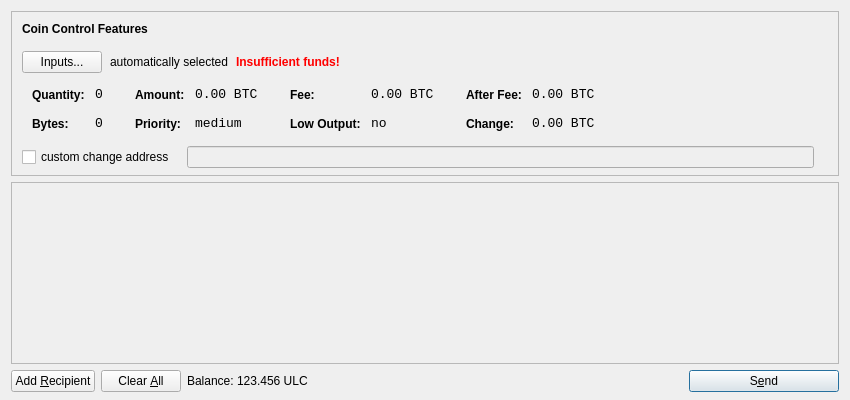
<?xml version="1.0" encoding="UTF-8"?>
<ui version="4.0">
 <class>SendCoinsDialog</class>
 <widget class="QDialog" name="SendCoinsDialog">
  <property name="geometry">
   <rect>
    <x>0</x>
    <y>0</y>
    <width>850</width>
    <height>400</height>
   </rect>
  </property>
  <property name="windowTitle">
   <string>Send Coins</string>
  </property>
  <layout class="QVBoxLayout" name="verticalLayout" stretch="0,1,0">
   <property name="bottomMargin">
    <number>8</number>
   </property>
   <item>
    <widget class="QFrame" name="frameCoinControl">
     <property name="sizePolicy">
      <sizepolicy hsizetype="Expanding" vsizetype="Expanding">
       <horstretch>0</horstretch>
       <verstretch>0</verstretch>
      </sizepolicy>
     </property>
     <property name="maximumSize">
      <size>
       <width>16777215</width>
       <height>16777215</height>
      </size>
     </property>
     <property name="frameShape">
      <enum>QFrame::StyledPanel</enum>
     </property>
     <property name="frameShadow">
      <enum>QFrame::Sunken</enum>
     </property>
     <layout class="QVBoxLayout" name="verticalLayoutCoinControl2">
      <property name="spacing">
       <number>-1</number>
      </property>
      <property name="leftMargin">
       <number>0</number>
      </property>
      <property name="topMargin">
       <number>0</number>
      </property>
      <property name="rightMargin">
       <number>0</number>
      </property>
      <property name="bottomMargin">
       <number>6</number>
      </property>
      <item>
       <layout class="QVBoxLayout" name="verticalLayoutCoinControl" stretch="0,0,0,0,1">
        <property name="spacing">
         <number>0</number>
        </property>
        <property name="leftMargin">
         <number>10</number>
        </property>
        <property name="topMargin">
         <number>10</number>
        </property>
        <item>
         <layout class="QHBoxLayout" name="horizontalLayoutCoinControl1">
          <property name="bottomMargin">
           <number>15</number>
          </property>
          <item>
           <widget class="QLabel" name="labelCoinControlFeatures">
            <property name="sizePolicy">
             <sizepolicy hsizetype="Preferred" vsizetype="Maximum">
              <horstretch>0</horstretch>
              <verstretch>0</verstretch>
             </sizepolicy>
            </property>
            <property name="font">
             <font>
              <weight>75</weight>
              <bold>true</bold>
             </font>
            </property>
            <property name="styleSheet">
             <string notr="true">font-weight:bold;</string>
            </property>
            <property name="text">
             <string>Coin Control Features</string>
            </property>
           </widget>
          </item>
         </layout>
        </item>
        <item>
         <layout class="QHBoxLayout" name="horizontalLayoutCoinControl2" stretch="0,0,0,0">
          <property name="spacing">
           <number>8</number>
          </property>
          <property name="bottomMargin">
           <number>10</number>
          </property>
          <item>
           <widget class="QPushButton" name="pushButtonCoinControl">
            <property name="styleSheet">
             <string notr="true"/>
            </property>
            <property name="text">
             <string>Inputs...</string>
            </property>
           </widget>
          </item>
          <item>
           <widget class="QLabel" name="labelCoinControlAutomaticallySelected">
            <property name="text">
             <string>automatically selected</string>
            </property>
            <property name="margin">
             <number>5</number>
            </property>
           </widget>
          </item>
          <item>
           <widget class="QLabel" name="labelCoinControlInsuffFunds">
            <property name="font">
             <font>
              <weight>75</weight>
              <bold>true</bold>
             </font>
            </property>
            <property name="styleSheet">
             <string notr="true">color:red;font-weight:bold;</string>
            </property>
            <property name="text">
             <string>Insufficient funds!</string>
            </property>
            <property name="margin">
             <number>5</number>
            </property>
           </widget>
          </item>
          <item>
           <spacer name="horizontalSpacerCoinControl">
            <property name="orientation">
             <enum>Qt::Horizontal</enum>
            </property>
            <property name="sizeHint" stdset="0">
             <size>
              <width>40</width>
              <height>1</height>
             </size>
            </property>
           </spacer>
          </item>
         </layout>
        </item>
        <item>
         <widget class="QWidget" name="widgetCoinControl" native="true">
          <property name="sizePolicy">
           <sizepolicy hsizetype="Preferred" vsizetype="Preferred">
            <horstretch>0</horstretch>
            <verstretch>0</verstretch>
           </sizepolicy>
          </property>
          <property name="minimumSize">
           <size>
            <width>0</width>
            <height>0</height>
           </size>
          </property>
          <property name="styleSheet">
           <string notr="true"/>
          </property>
          <layout class="QHBoxLayout" name="horizontalLayoutCoinControl5">
           <property name="margin">
            <number>0</number>
           </property>
           <item>
            <layout class="QHBoxLayout" name="horizontalLayoutCoinControl3" stretch="0,0,0,1">
             <property name="spacing">
              <number>20</number>
             </property>
             <property name="topMargin">
              <number>0</number>
             </property>
             <property name="bottomMargin">
              <number>10</number>
             </property>
             <item>
              <layout class="QFormLayout" name="formLayoutCoinControl1">
               <property name="horizontalSpacing">
                <number>10</number>
               </property>
               <property name="verticalSpacing">
                <number>14</number>
               </property>
               <property name="leftMargin">
                <number>10</number>
               </property>
               <property name="topMargin">
                <number>4</number>
               </property>
               <property name="rightMargin">
                <number>6</number>
               </property>
               <item row="0" column="0">
                <widget class="QLabel" name="labelCoinControlQuantityText">
                 <property name="styleSheet">
                  <string notr="true">font-weight:bold;</string>
                 </property>
                 <property name="text">
                  <string>Quantity:</string>
                 </property>
                 <property name="margin">
                  <number>0</number>
                 </property>
                </widget>
               </item>
               <item row="0" column="1">
                <widget class="QLabel" name="labelCoinControlQuantity">
                 <property name="font">
                  <font>
                   <family>Monospace</family>
                   <pointsize>10</pointsize>
                  </font>
                 </property>
                 <property name="cursor">
                  <cursorShape>IBeamCursor</cursorShape>
                 </property>
                 <property name="contextMenuPolicy">
                  <enum>Qt::ActionsContextMenu</enum>
                 </property>
                 <property name="text">
                  <string notr="true">0</string>
                 </property>
                 <property name="margin">
                  <number>0</number>
                 </property>
                 <property name="textInteractionFlags">
                  <set>Qt::LinksAccessibleByMouse|Qt::TextSelectableByKeyboard|Qt::TextSelectableByMouse</set>
                 </property>
                </widget>
               </item>
               <item row="1" column="0">
                <widget class="QLabel" name="labelCoinControlBytesText">
                 <property name="styleSheet">
                  <string notr="true">font-weight:bold;</string>
                 </property>
                 <property name="text">
                  <string>Bytes:</string>
                 </property>
                </widget>
               </item>
               <item row="1" column="1">
                <widget class="QLabel" name="labelCoinControlBytes">
                 <property name="font">
                  <font>
                   <family>Monospace</family>
                   <pointsize>10</pointsize>
                  </font>
                 </property>
                 <property name="cursor">
                  <cursorShape>IBeamCursor</cursorShape>
                 </property>
                 <property name="contextMenuPolicy">
                  <enum>Qt::ActionsContextMenu</enum>
                 </property>
                 <property name="text">
                  <string notr="true">0</string>
                 </property>
                 <property name="textInteractionFlags">
                  <set>Qt::LinksAccessibleByMouse|Qt::TextSelectableByKeyboard|Qt::TextSelectableByMouse</set>
                 </property>
                </widget>
               </item>
              </layout>
             </item>
             <item>
              <layout class="QFormLayout" name="formLayoutCoinControl2">
               <property name="horizontalSpacing">
                <number>10</number>
               </property>
               <property name="verticalSpacing">
                <number>14</number>
               </property>
               <property name="leftMargin">
                <number>6</number>
               </property>
               <property name="topMargin">
                <number>4</number>
               </property>
               <property name="rightMargin">
                <number>6</number>
               </property>
               <item row="0" column="0">
                <widget class="QLabel" name="labelCoinControlAmountText">
                 <property name="styleSheet">
                  <string notr="true">font-weight:bold;</string>
                 </property>
                 <property name="text">
                  <string>Amount:</string>
                 </property>
                 <property name="margin">
                  <number>0</number>
                 </property>
                </widget>
               </item>
               <item row="0" column="1">
                <widget class="QLabel" name="labelCoinControlAmount">
                 <property name="font">
                  <font>
                   <family>Monospace</family>
                   <pointsize>10</pointsize>
                  </font>
                 </property>
                 <property name="cursor">
                  <cursorShape>IBeamCursor</cursorShape>
                 </property>
                 <property name="contextMenuPolicy">
                  <enum>Qt::ActionsContextMenu</enum>
                 </property>
                 <property name="text">
                  <string notr="true">0.00 BTC</string>
                 </property>
                 <property name="textInteractionFlags">
                  <set>Qt::LinksAccessibleByMouse|Qt::TextSelectableByKeyboard|Qt::TextSelectableByMouse</set>
                 </property>
                </widget>
               </item>
               <item row="1" column="0">
                <widget class="QLabel" name="labelCoinControlPriorityText">
                 <property name="styleSheet">
                  <string notr="true">font-weight:bold;</string>
                 </property>
                 <property name="text">
                  <string>Priority:</string>
                 </property>
                </widget>
               </item>
               <item row="1" column="1">
                <widget class="QLabel" name="labelCoinControlPriority">
                 <property name="font">
                  <font>
                   <family>Monospace</family>
                   <pointsize>10</pointsize>
                  </font>
                 </property>
                 <property name="cursor">
                  <cursorShape>IBeamCursor</cursorShape>
                 </property>
                 <property name="contextMenuPolicy">
                  <enum>Qt::ActionsContextMenu</enum>
                 </property>
                 <property name="text">
                  <string>medium</string>
                 </property>
                 <property name="textInteractionFlags">
                  <set>Qt::LinksAccessibleByMouse|Qt::TextSelectableByKeyboard|Qt::TextSelectableByMouse</set>
                 </property>
                </widget>
               </item>
              </layout>
             </item>
             <item>
              <layout class="QFormLayout" name="formLayoutCoinControl3">
               <property name="horizontalSpacing">
                <number>10</number>
               </property>
               <property name="verticalSpacing">
                <number>14</number>
               </property>
               <property name="leftMargin">
                <number>6</number>
               </property>
               <property name="topMargin">
                <number>4</number>
               </property>
               <property name="rightMargin">
                <number>6</number>
               </property>
               <item row="0" column="0">
                <widget class="QLabel" name="labelCoinControlFeeText">
                 <property name="styleSheet">
                  <string notr="true">font-weight:bold;</string>
                 </property>
                 <property name="text">
                  <string>Fee:</string>
                 </property>
                 <property name="margin">
                  <number>0</number>
                 </property>
                </widget>
               </item>
               <item row="0" column="1">
                <widget class="QLabel" name="labelCoinControlFee">
                 <property name="font">
                  <font>
                   <family>Monospace</family>
                   <pointsize>10</pointsize>
                  </font>
                 </property>
                 <property name="cursor">
                  <cursorShape>IBeamCursor</cursorShape>
                 </property>
                 <property name="contextMenuPolicy">
                  <enum>Qt::ActionsContextMenu</enum>
                 </property>
                 <property name="text">
                  <string notr="true">0.00 BTC</string>
                 </property>
                 <property name="textInteractionFlags">
                  <set>Qt::LinksAccessibleByMouse|Qt::TextSelectableByKeyboard|Qt::TextSelectableByMouse</set>
                 </property>
                </widget>
               </item>
               <item row="1" column="0">
                <widget class="QLabel" name="labelCoinControlLowOutputText">
                 <property name="styleSheet">
                  <string notr="true">font-weight:bold;</string>
                 </property>
                 <property name="text">
                  <string>Low Output:</string>
                 </property>
                </widget>
               </item>
               <item row="1" column="1">
                <widget class="QLabel" name="labelCoinControlLowOutput">
                 <property name="font">
                  <font>
                   <family>Monospace</family>
                   <pointsize>10</pointsize>
                  </font>
                 </property>
                 <property name="cursor">
                  <cursorShape>IBeamCursor</cursorShape>
                 </property>
                 <property name="contextMenuPolicy">
                  <enum>Qt::ActionsContextMenu</enum>
                 </property>
                 <property name="text">
                  <string>no</string>
                 </property>
                 <property name="textInteractionFlags">
                  <set>Qt::LinksAccessibleByMouse|Qt::TextSelectableByKeyboard|Qt::TextSelectableByMouse</set>
                 </property>
                </widget>
               </item>
              </layout>
             </item>
             <item>
              <layout class="QFormLayout" name="formLayoutCoinControl4">
               <property name="horizontalSpacing">
                <number>10</number>
               </property>
               <property name="verticalSpacing">
                <number>14</number>
               </property>
               <property name="leftMargin">
                <number>6</number>
               </property>
               <property name="topMargin">
                <number>4</number>
               </property>
               <property name="rightMargin">
                <number>6</number>
               </property>
               <item row="0" column="0">
                <widget class="QLabel" name="labelCoinControlAfterFeeText">
                 <property name="styleSheet">
                  <string notr="true">font-weight:bold;</string>
                 </property>
                 <property name="text">
                  <string>After Fee:</string>
                 </property>
                 <property name="margin">
                  <number>0</number>
                 </property>
                </widget>
               </item>
               <item row="0" column="1">
                <widget class="QLabel" name="labelCoinControlAfterFee">
                 <property name="font">
                  <font>
                   <family>Monospace</family>
                   <pointsize>10</pointsize>
                  </font>
                 </property>
                 <property name="cursor">
                  <cursorShape>IBeamCursor</cursorShape>
                 </property>
                 <property name="contextMenuPolicy">
                  <enum>Qt::ActionsContextMenu</enum>
                 </property>
                 <property name="text">
                  <string notr="true">0.00 BTC</string>
                 </property>
                 <property name="textInteractionFlags">
                  <set>Qt::LinksAccessibleByMouse|Qt::TextSelectableByKeyboard|Qt::TextSelectableByMouse</set>
                 </property>
                </widget>
               </item>
               <item row="1" column="0">
                <widget class="QLabel" name="labelCoinControlChangeText">
                 <property name="styleSheet">
                  <string notr="true">font-weight:bold;</string>
                 </property>
                 <property name="text">
                  <string>Change:</string>
                 </property>
                </widget>
               </item>
               <item row="1" column="1">
                <widget class="QLabel" name="labelCoinControlChange">
                 <property name="font">
                  <font>
                   <family>Monospace</family>
                   <pointsize>10</pointsize>
                  </font>
                 </property>
                 <property name="cursor">
                  <cursorShape>IBeamCursor</cursorShape>
                 </property>
                 <property name="contextMenuPolicy">
                  <enum>Qt::ActionsContextMenu</enum>
                 </property>
                 <property name="text">
                  <string notr="true">0.00 BTC</string>
                 </property>
                 <property name="textInteractionFlags">
                  <set>Qt::LinksAccessibleByMouse|Qt::TextSelectableByKeyboard|Qt::TextSelectableByMouse</set>
                 </property>
                </widget>
               </item>
              </layout>
             </item>
            </layout>
           </item>
          </layout>
         </widget>
        </item>
        <item>
         <layout class="QHBoxLayout" name="horizontalLayoutCoinControl4" stretch="0,0,0">
          <property name="spacing">
           <number>12</number>
          </property>
          <property name="sizeConstraint">
           <enum>QLayout::SetDefaultConstraint</enum>
          </property>
          <property name="topMargin">
           <number>5</number>
          </property>
          <property name="rightMargin">
           <number>5</number>
          </property>
          <item>
           <widget class="QCheckBox" name="checkBoxCoinControlChange">
            <property name="text">
             <string>custom change address</string>
            </property>
           </widget>
          </item>
          <item>
           <widget class="QLineEdit" name="lineEditCoinControlChange">
            <property name="enabled">
             <bool>false</bool>
            </property>
            <property name="sizePolicy">
             <sizepolicy hsizetype="Expanding" vsizetype="Fixed">
              <horstretch>0</horstretch>
              <verstretch>0</verstretch>
             </sizepolicy>
            </property>
           </widget>
          </item>
          <item>
           <widget class="QLabel" name="labelCoinControlChangeLabel">
            <property name="sizePolicy">
             <sizepolicy hsizetype="Preferred" vsizetype="Expanding">
              <horstretch>0</horstretch>
              <verstretch>0</verstretch>
             </sizepolicy>
            </property>
            <property name="minimumSize">
             <size>
              <width>0</width>
              <height>0</height>
             </size>
            </property>
            <property name="text">
             <string/>
            </property>
            <property name="margin">
             <number>3</number>
            </property>
           </widget>
          </item>
         </layout>
        </item>
        <item>
         <spacer name="verticalSpacerCoinControl">
          <property name="orientation">
           <enum>Qt::Vertical</enum>
          </property>
          <property name="sizeHint" stdset="0">
           <size>
            <width>800</width>
            <height>1</height>
           </size>
          </property>
         </spacer>
        </item>
       </layout>
      </item>
     </layout>
    </widget>
   </item>
   <item>
    <widget class="QScrollArea" name="scrollArea">
     <property name="widgetResizable">
      <bool>true</bool>
     </property>
     <widget class="QWidget" name="scrollAreaWidgetContents">
      <property name="geometry">
       <rect>
        <x>0</x>
        <y>0</y>
        <width>830</width>
        <height>165</height>
       </rect>
      </property>
      <layout class="QVBoxLayout" name="verticalLayout_2">
       <property name="margin">
        <number>0</number>
       </property>
       <item>
        <layout class="QVBoxLayout" name="entries">
         <property name="spacing">
          <number>6</number>
         </property>
        </layout>
       </item>
       <item>
        <spacer name="verticalSpacer">
         <property name="orientation">
          <enum>Qt::Vertical</enum>
         </property>
         <property name="sizeHint" stdset="0">
          <size>
           <width>20</width>
           <height>40</height>
          </size>
         </property>
        </spacer>
       </item>
      </layout>
     </widget>
    </widget>
   </item>
   <item>
    <layout class="QHBoxLayout" name="horizontalLayout">
     <item>
      <widget class="QPushButton" name="addButton">
       <property name="toolTip">
        <string>Send to multiple recipients at once</string>
       </property>
       <property name="text">
        <string>Add &amp;Recipient</string>
       </property>
       <property name="icon">
        <iconset resource="../bitcoin.qrc">
         <normaloff>:/icons/add</normaloff>:/icons/add</iconset>
       </property>
       <property name="autoDefault">
        <bool>false</bool>
       </property>
      </widget>
     </item>
     <item>
      <widget class="QPushButton" name="clearButton">
       <property name="sizePolicy">
        <sizepolicy hsizetype="Minimum" vsizetype="Fixed">
         <horstretch>0</horstretch>
         <verstretch>0</verstretch>
        </sizepolicy>
       </property>
       <property name="toolTip">
        <string>Remove all transaction fields</string>
       </property>
       <property name="text">
        <string>Clear &amp;All</string>
       </property>
       <property name="icon">
        <iconset resource="../bitcoin.qrc">
         <normaloff>:/icons/remove</normaloff>:/icons/remove</iconset>
       </property>
       <property name="autoRepeatDelay">
        <number>300</number>
       </property>
       <property name="autoDefault">
        <bool>false</bool>
       </property>
      </widget>
     </item>
     <item>
      <layout class="QHBoxLayout" name="horizontalLayout_2">
       <property name="spacing">
        <number>3</number>
       </property>
       <item>
        <widget class="QLabel" name="label">
         <property name="text">
          <string>Balance:</string>
         </property>
        </widget>
       </item>
       <item>
        <widget class="QLabel" name="labelBalance">
         <property name="cursor">
          <cursorShape>IBeamCursor</cursorShape>
         </property>
         <property name="text">
          <string>123.456 ULC</string>
         </property>
         <property name="textInteractionFlags">
          <set>Qt::LinksAccessibleByMouse|Qt::TextSelectableByKeyboard|Qt::TextSelectableByMouse</set>
         </property>
        </widget>
       </item>
      </layout>
     </item>
     <item>
      <spacer name="horizontalSpacer">
       <property name="orientation">
        <enum>Qt::Horizontal</enum>
       </property>
       <property name="sizeHint" stdset="0">
        <size>
         <width>40</width>
         <height>20</height>
        </size>
       </property>
      </spacer>
     </item>
     <item>
      <widget class="QPushButton" name="sendButton">
       <property name="minimumSize">
        <size>
         <width>150</width>
         <height>0</height>
        </size>
       </property>
       <property name="toolTip">
        <string>Confirm the send action</string>
       </property>
       <property name="text">
        <string>S&amp;end</string>
       </property>
       <property name="icon">
        <iconset resource="../bitcoin.qrc">
         <normaloff>:/icons/send</normaloff>:/icons/send</iconset>
       </property>
       <property name="default">
        <bool>true</bool>
       </property>
      </widget>
     </item>
    </layout>
   </item>
  </layout>
 </widget>
 <resources>
  <include location="../bitcoin.qrc"/>
 </resources>
 <connections/>
</ui>
